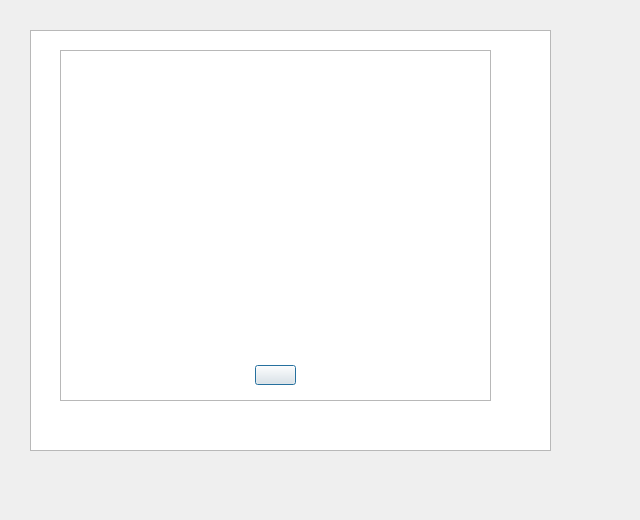
<?xml version="1.0" encoding="UTF-8"?>
<ui version="4.0">
 <class>Dialog_help</class>
 <widget class="QDialog" name="Dialog_help">
  <property name="geometry">
   <rect>
    <x>0</x>
    <y>0</y>
    <width>640</width>
    <height>520</height>
   </rect>
  </property>
  <property name="windowTitle">
   <string>神奇小妖怪</string>
  </property>
  <widget class="QGraphicsView" name="graphicsView_2">
   <property name="geometry">
    <rect>
     <x>60</x>
     <y>50</y>
     <width>431</width>
     <height>351</height>
    </rect>
   </property>
   <property name="styleSheet">
    <string notr="true">border-image: url(:/monster/pic/playerhelp.png);</string>
   </property>
  </widget>
  <widget class="QGraphicsView" name="graphicsView">
   <property name="geometry">
    <rect>
     <x>30</x>
     <y>30</y>
     <width>521</width>
     <height>421</height>
    </rect>
   </property>
   <property name="styleSheet">
    <string notr="true">border-image: url(:/monster/pic/thefirstone.png);</string>
   </property>
  </widget>
  <widget class="QPushButton" name="pushButton">
   <property name="geometry">
    <rect>
     <x>255</x>
     <y>365</y>
     <width>41</width>
     <height>20</height>
    </rect>
   </property>
   <property name="cursor">
    <cursorShape>PointingHandCursor</cursorShape>
   </property>
   <property name="styleSheet">
    <string notr="true">border-image: url(:/monster/pic/return_back.png);</string>
   </property>
   <property name="text">
    <string/>
   </property>
  </widget>
  <zorder>graphicsView</zorder>
  <zorder>graphicsView_2</zorder>
  <zorder>pushButton</zorder>
 </widget>
 <resources/>
 <connections/>
</ui>
